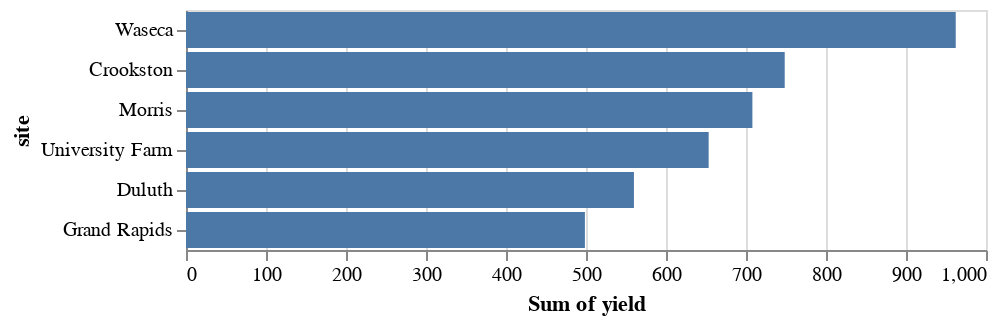

Notebook code for this chart:
### Markdown cell above
Well first let's make it actually identical by sorting the `x` axis (here's a helpful example [https://altair-viz.github.io/gallery/bar_chart_sorted.html](https://altair-viz.github.io/gallery/bar_chart_sorted.html) with the code posted below 👇🏽)

### Code cell
source = vega_data.barley()
alt.Chart(source).mark_bar().encode(
    x='sum(yield):Q',
    y=alt.Y('site:N', sort='-x')
)

### Figure 1 — Vega-Lite specification as saved in the notebook (floating-point values rounded to 4 significant figures)
{"config": {"view": {"continuousWidth": 400, "continuousHeight": 300}}, "data": {"name": "data-093ece8c35bb2d41094cfb6138ec810b"}, "mark": "bar", "encoding": {"x": {"type": "quantitative", "aggregate": "sum", "field": "yield"}, "y": {"type": "nominal", "field": "site", "sort": "-x"}}, "$schema": "https://vega.github.io/schema/vega-lite/v4.8.1.json", "datasets": {"data-093ece8c35bb2d41094cfb6138ec810b": [{"yield": 27.0, "variety": "Manchuria", "year": 1931, "site": "University Farm"}, {"yield": 48.87, "variety": "Manchuria", "year": 1931, "site": "Waseca"}, {"yield": 27.43, "variety": "Manchuria", "year": 1931, "site": "Morris"}, {"yield": 39.93, "variety": "Manchuria", "year": 1931, "site": "Crookston"}, {"yield": 32.97, "variety": "Manchuria", "year": 1931, "site": "Grand Rapids"}, {"yield": 28.97, "variety": "Manchuria", "year": 1931, "site": "Duluth"}, {"yield": 43.07, "variety": "Glabron", "year": 1931, "site": "University Farm"}, {"yield": 55.2, "variety": "Glabron", "year": 1931, "site": "Waseca"}, {"yield": 28.77, "variety": "Glabron", "year": 1931, "site": "Morris"}, {"yield": 38.13, "variety": "Glabron", "year": 1931, "site": "Crookston"}, {"yield": 29.13, "variety": "Glabron", "year": 1931, "site": "Grand Rapids"}, {"yield": 29.67, "variety": "Glabron", "year": 1931, "site": "Duluth"}, {"yield": 35.13, "variety": "Svansota", "year": 1931, "site": "University Farm"}, {"yield": 47.33, "variety": "Svansota", "year": 1931, "site": "Waseca"}, {"yield": 25.77, "variety": "Svansota", "year": 1931, "site": "Morris"}, {"yield": 40.47, "variety": "Svansota", "year": 1931, "site": "Crookston"}, {"yield": 29.67, "variety": "Svansota", "year": 1931, "site": "Grand Rapids"}, {"yield": 25.7, "variety": "Svansota", "year": 1931, "site": "Duluth"}, {"yield": 39.9, "variety": "Velvet", "year": 1931, "site": "University Farm"}, {"yield": 50.23, "variety": "Velvet", "year": 1931, "site": "Waseca"}, {"yield": 26.13, "variety": "Velvet", "year": 1931, "site": "Morris"}, {"yield": 41.33, "variety": "Velvet", "year": 1931, "site": "Crookston"}, {"yield": 23.03, "variety": "Velvet", "year": 1931, "site": "Grand Rapids"}, {"yield": 26.3, "variety": "Velvet", "year": 1931, "site": "Duluth"}, {"yield": 36.57, "variety": "Trebi", "year": 1931, "site": "University Farm"}, {"yield": 63.83, "variety": "Trebi", "year": 1931, "site": "Waseca"}, {"yield": 43.77, "variety": "Trebi", "year": 1931, "site": "Morris"}, {"yield": 46.93, "variety": "Trebi", "year": 1931, "site": "Crookston"}, {"yield": 29.77, "variety": "Trebi", "year": 1931, "site": "Grand Rapids"}, {"yield": 33.93, "variety": "Trebi", "year": 1931, "site": "Duluth"}, {"yield": 43.27, "variety": "No. 457", "year": 1931, "site": "University Farm"}, {"yield": 58.1, "variety": "No. 457", "year": 1931, "site": "Waseca"}, {"yield": 28.7, "variety": "No. 457", "year": 1931, "site": "Morris"}, {"yield": 45.67, "variety": "No. 457", "year": 1931, "site": "Crookston"}, {"yield": 32.17, "variety": "No. 457", "year": 1931, "site": "Grand Rapids"}, {"yield": 33.6, "variety": "No. 457", "year": 1931, "site": "Duluth"}, {"yield": 36.6, "variety": "No. 462", "year": 1931, "site": "University Farm"}, {"yield": 65.77, "variety": "No. 462", "year": 1931, "site": "Waseca"}, {"yield": 30.37, "variety": "No. 462", "year": 1931, "site": "Morris"}, {"yield": 48.57, "variety": "No. 462", "year": 1931, "site": "Crookston"}, {"yield": 24.93, "variety": "No. 462", "year": 1931, "site": "Grand Rapids"}, {"yield": 28.1, "variety": "No. 462", "year": 1931, "site": "Duluth"}, {"yield": 32.77, "variety": "Peatland", "year": 1931, "site": "University Farm"}, {"yield": 48.57, "variety": "Peatland", "year": 1931, "site": "Waseca"}, {"yield": 29.87, "variety": "Peatland", "year": 1931, "site": "Morris"}, {"yield": 41.6, "variety": "Peatland", "year": 1931, "site": "Crookston"}, {"yield": 34.7, "variety": "Peatland", "year": 1931, "site": "Grand Rapids"}, {"yield": 32.0, "variety": "Peatland", "year": 1931, "site": "Duluth"}, {"yield": 24.67, "variety": "No. 475", "year": 1931, "site": "University Farm"}, {"yield": 46.77, "variety": "No. 475", "year": 1931, "site": "Waseca"}, {"yield": 22.6, "variety": "No. 475", "year": 1931, "site": "Morris"}, {"yield": 44.1, "variety": "No. 475", "year": 1931, "site": "Crookston"}, {"yield": 19.7, "variety": "No. 475", "year": 1931, "site": "Grand Rapids"}, {"yield": 33.07, "variety": "No. 475", "year": 1931, "site": "Duluth"}, {"yield": 39.3, "variety": "Wisconsin No. 38", "year": 1931, "site": "University Farm"}, {"yield": 58.8, "variety": "Wisconsin No. 38", "year": 1931, "site": "Waseca"}, {"yield": 29.47, "variety": "Wisconsin No. 38", "year": 1931, "site": "Morris"}, {"yield": 49.87, "variety": "Wisconsin No. 38", "year": 1931, "site": "Crookston"}, {"yield": 34.47, "variety": "Wisconsin No. 38", "year": 1931, "site": "Grand Rapids"}, {"yield": 31.6, "variety": "Wisconsin No. 38", "year": 1931, "site": "Duluth"}, {"yield": 26.9, "variety": "Manchuria", "year": 1932, "site": "University Farm"}, {"yield": 33.47, "variety": "Manchuria", "year": 1932, "site": "Waseca"}, {"yield": 34.37, "variety": "Manchuria", "year": 1932, "site": "Morris"}, {"yield": 32.97, "variety": "Manchuria", "year": 1932, "site": "Crookston"}, {"yield": 22.13, "variety": "Manchuria", "year": 1932, "site": "Grand Rapids"}, {"yield": 22.57, "variety": "Manchuria", "year": 1932, "site": "Duluth"}, {"yield": 36.8, "variety": "Glabron", "year": 1932, "site": "University Farm"}, {"yield": 37.73, "variety": "Glabron", "year": 1932, "site": "Waseca"}, {"yield": 35.13, "variety": "Glabron", "year": 1932, "site": "Morris"}, {"yield": 26.17, "variety": "Glabron", "year": 1932, "site": "Crookston"}, {"yield": 14.43, "variety": "Glabron", "year": 1932, "site": "Grand Rapids"}, {"yield": 25.87, "variety": "Glabron", "year": 1932, "site": "Duluth"}, {"yield": 27.43, "variety": "Svansota", "year": 1932, "site": "University Farm"}, {"yield": 38.5, "variety": "Svansota", "year": 1932, "site": "Waseca"}, {"yield": 35.03, "variety": "Svansota", "year": 1932, "site": "Morris"}, {"yield": 20.63, "variety": "Svansota", "year": 1932, "site": "Crookston"}, {"yield": 16.63, "variety": "Svansota", "year": 1932, "site": "Grand Rapids"}, {"yield": 22.23, "variety": "Svansota", "year": 1932, "site": "Duluth"}, {"yield": 26.8, "variety": "Velvet", "year": 1932, "site": "University Farm"}, {"yield": 37.4, "variety": "Velvet", "year": 1932, "site": "Waseca"}, {"yield": 38.83, "variety": "Velvet", "year": 1932, "site": "Morris"}, {"yield": 32.07, "variety": "Velvet", "year": 1932, "site": "Crookston"}, {"yield": 32.23, "variety": "Velvet", "year": 1932, "site": "Grand Rapids"}, {"yield": 22.47, "variety": "Velvet", "year": 1932, "site": "Duluth"}, {"yield": 29.07, "variety": "Trebi", "year": 1932, "site": "University Farm"}, {"yield": 49.23, "variety": "Trebi", "year": 1932, "site": "Waseca"}, {"yield": 46.63, "variety": "Trebi", "year": 1932, "site": "Morris"}, {"yield": 41.83, "variety": "Trebi", "year": 1932, "site": "Crookston"}, {"yield": 20.63, "variety": "Trebi", "year": 1932, "site": "Grand Rapids"}, {"yield": 30.6, "variety": "Trebi", "year": 1932, "site": "Duluth"}, {"yield": 26.43, "variety": "No. 457", "year": 1932, "site": "University Farm"}, {"yield": 42.2, "variety": "No. 457", "year": 1932, "site": "Waseca"}, {"yield": 43.53, "variety": "No. 457", "year": 1932, "site": "Morris"}, {"yield": 34.33, "variety": "No. 457", "year": 1932, "site": "Crookston"}, {"yield": 19.47, "variety": "No. 457", "year": 1932, "site": "Grand Rapids"}, {"yield": 22.7, "variety": "No. 457", "year": 1932, "site": "Duluth"}, {"yield": 25.57, "variety": "No. 462", "year": 1932, "site": "University Farm"}, {"yield": 44.7, "variety": "No. 462", "year": 1932, "site": "Waseca"}, {"yield": 47.0, "variety": "No. 462", "year": 1932, "site": "Morris"}, {"yield": 30.53, "variety": "No. 462", "year": 1932, "site": "Crookston"}, {"yield": 19.9, "variety": "No. 462", "year": 1932, "site": "Grand Rapids"}, {"yield": 22.5, "variety": "No. 462", "year": 1932, "site": "Duluth"}, {"yield": 28.07, "variety": "Peatland", "year": 1932, "site": "University Farm"}, {"yield": 36.03, "variety": "Peatland", "year": 1932, "site": "Waseca"}, {"yield": 43.2, "variety": "Peatland", "year": 1932, "site": "Morris"}, {"yield": 25.23, "variety": "Peatland", "year": 1932, "site": "Crookston"}, {"yield": 26.77, "variety": "Peatland", "year": 1932, "site": "Grand Rapids"}, {"yield": 31.37, "variety": "Peatland", "year": 1932, "site": "Duluth"}, {"yield": 30.0, "variety": "No. 475", "year": 1932, "site": "University Farm"}, {"yield": 41.27, "variety": "No. 475", "year": 1932, "site": "Waseca"}, {"yield": 44.23, "variety": "No. 475", "year": 1932, "site": "Morris"}, {"yield": 32.13, "variety": "No. 475", "year": 1932, "site": "Crookston"}, {"yield": 15.23, "variety": "No. 475", "year": 1932, "site": "Grand Rapids"}, {"yield": 27.37, "variety": "No. 475", "year": 1932, "site": "Duluth"}, {"yield": 38.0, "variety": "Wisconsin No. 38", "year": 1932, "site": "University Farm"}, {"yield": 58.17, "variety": "Wisconsin No. 38", "year": 1932, "site": "Waseca"}, {"yield": 47.17, "variety": "Wisconsin No. 38", "year": 1932, "site": "Morris"}, {"yield": 35.9, "variety": "Wisconsin No. 38", "year": 1932, "site": "Crookston"}, {"yield": 20.67, "variety": "Wisconsin No. 38", "year": 1932, "site": "Grand Rapids"}, {"yield": 29.33, "variety": "Wisconsin No. 38", "year": 1932, "site": "Duluth"}]}}
